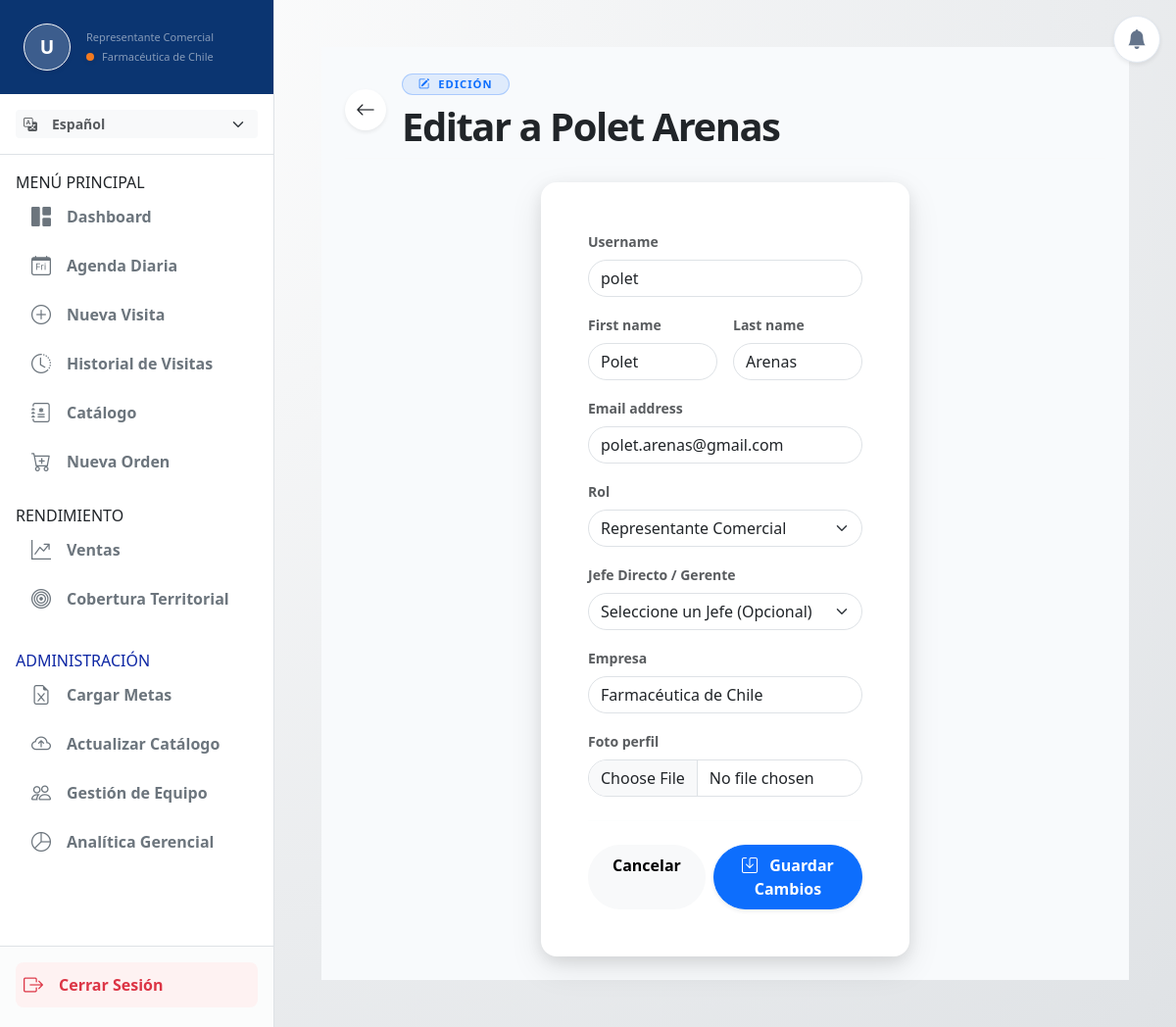
Page /usuarios/editar/5/ (signed in) on the committed database.
### apps/usuarios/models.py (models this page shows)
class UsuarioPersonalizado(AbstractUser):
    rol = models.CharField(max_length=50, default='Representante Comercial')
    empresa = models.CharField(max_length=100, default='Farmacéutica de Chile')
    foto_perfil = models.ImageField(upload_to='perfiles/', null=True, blank=True)
    jefe = models.ForeignKey(
        'self',
        on_delete=models.SET_NULL,
        null=True,
        blank=True,
        related_name='equipo',
        help_text="Selecciona al Gerente o Jefe directo de este vendedor."
    )
    def __str__(self):
        return f"{self.first_name} {self.last_name} - {self.rol}"
    @property
    def es_gerente(self):
        roles_jefatura = ['Administrador', 'Gerente', 'Jefe de Ventas']
        return any(palabra in self.rol for palabra in roles_jefatura) or self.is_staff or self.is_superuser

### apps/usuarios/views.py (the view)
# urls.py: path('editar/<int:usuario_id>/', views.editar_usuario, name='editar_usuario'),
@login_required(login_url='usuarios:login')
def editar_usuario(request, usuario_id):
    if not request.user.is_superuser and 'Administrador' not in request.user.rol:
        messages.error(request, "No tienes permisos para editar usuarios.")
        return redirect('usuarios:gestion_equipo')
    usuario = get_object_or_404(UsuarioPersonalizado, id=usuario_id)
    if request.method == 'POST':
        form = EditarUsuarioForm(request.POST, request.FILES, instance=usuario)
        if form.is_valid():
            form.save()
            messages.success(request, f"Los datos de {usuario.username} se actualizaron correctamente.")
            return redirect('usuarios:gestion_equipo')
    else:
        form = EditarUsuarioForm(instance=usuario)
    return render(request, 'usuarios/editar_usuario.html', {'form': form, 'usuario_edit': usuario})

### apps/usuarios/templates/usuarios/editar_usuario.html (shortened to what this page needs)
{% extends 'base.html' %}
{% load i18n %}
{% block content %}
<div class="container-fluid px-4 py-4" style="background-color: #f8fafc; min-height: 100vh;">
    <div class="d-flex align-items-center mb-4 pb-2 border-bottom border-light gap-3">
        <a href="{% url 'usuarios:gestion_equipo' %}" class="btn bg-white rounded-circle shadow-sm d-flex align-items-center justify-content-center border-0" style="width: 42px; height: 42px;">
            <i class="bi bi-arrow-left fs-5 text-dark"></i>
        </a>
        <div>
            <span class="badge bg-primary bg-opacity-10 text-primary border border-primary border-opacity-25 rounded-pill px-3 py-1 mb-2 fw-bold" style="letter-spacing: 1px; font-size: 0.7rem;">
                <i class="bi bi-pencil-square me-1"></i> {% translate "EDICIÓN" %}
            </span>
            <h2 class="fw-bolder text-dark mb-0 display-6" style="letter-spacing: -1.5px;">{% translate "Editar a" %} {{ usuario_edit.get_full_name|default:usuario_edit.username }}</h2>
        </div>
    </div>
    <div class="row justify-content-center">
        <div class="col-12 col-md-8 col-lg-6">
            <div class="card card-farma border-0 shadow-sm rounded-4 bg-white">
                <div class="card-body p-5">
                    <form method="POST" enctype="multipart/form-data">
                        <div class="row g-3">
                            {% for field in form %}
                                <div class="col-12 {% if field.name == 'first_name' or field.name == 'last_name' %}col-md-6{% endif %}">
                                    <label class="form-label small fw-bold text-muted">{{ field.label }}</label>
                                    {{ field }}
                                </div>
                            {% endfor %}
                        </div>
                        <hr class="my-4 text-light">
                        <div class="d-flex justify-content-end gap-2">
                            <a href="{% url 'usuarios:gestion_equipo' %}" class="btn btn-light rounded-pill px-4 py-2 fw-bold">
                                {% translate "Cancelar" %}
                            </a>
                            <button type="submit" class="btn btn-primary rounded-pill px-4 py-2 fw-bold shadow-sm">
                                <i class="bi bi-save me-2"></i> {% translate "Guardar Cambios" %}
                            </button>
                        </div>
                    </form>
                </div>
            </div>
        </div>
    </div>
</div>
{% endblock %}

### templates/base.html (shortened to what this page needs)
{% load static %}
{% load i18n %}
<!DOCTYPE html>
<html lang="{{ LANGUAGE_CODE }}">
<head>
    <link href="https://cdn.jsdelivr.net/npm/bootstrap@5.3.2/dist/css/bootstrap.min.css" rel="stylesheet">
    <link rel="stylesheet" href="https://cdn.jsdelivr.net/npm/bootstrap-icons@1.11.1/font/bootstrap-icons.css">
    <link rel="stylesheet" href="{% static 'css/style.css' %}">
</head>
<body>
    <div class="d-none d-lg-block position-fixed p-3" style="top: 0; right: 0; z-index: 1040;">
        <div class="dropdown bg-white rounded-circle shadow-sm d-flex justify-content-center align-items-center transition-hover" style="width: 48px; height: 48px; border: 1px solid #e2e8f0;">
            <a href="#" class="text-secondary position-relative text-decoration-none d-flex align-items-center w-100 h-100 justify-content-center" id="dropdownDesktop" data-bs-toggle="dropdown" aria-expanded="false">
                <i class="bi bi-bell-fill fs-5" style="color: #64748b;"></i>
            </a>
        </div>
    </div>
    <div class="offcanvas-lg offcanvas-start bg-white border-end h-100" tabindex="-1" id="sidebarMenu" style="width: 280px;">
        <div class="d-flex flex-column h-100">
            <div class="bg-brand-blue text-white p-4 pt-lg-4 pt-5 mt-lg-0 mt-3">
                <div class="d-flex align-items-center gap-3">
                    <div class="rounded-circle d-flex justify-content-center align-items-center border border-light shadow-sm overflow-hidden" style="width: 48px; height: 48px; background: rgba(255,255,255,0.2); font-size: 1.2rem; font-weight: bold;">
                        {% if user.foto_perfil %}
                            <img src="{{ user.foto_perfil.url }}" alt="Avatar" class="w-100 h-100" style="object-fit: cover;">
                        {% else %}
                            {{ user.first_name|make_list|first|default:"U" }}{{ user.last_name|make_list|first|default:"" }}
                        {% endif %}
                    </div>
                    <div>
                        <small class="text-white-50 d-block" style="font-size: 11px;">{{ user.rol }}</small>
                        <div class="d-flex align-items-center gap-2 mt-1">
                            <div class="rounded-circle bg-brand-orange shadow-sm" style="width: 8px; height: 8px;"></div>
                            <small class="text-white-50 text-truncate" style="font-size: 11px; max-width: 140px;">{{ user.empresa }}</small>
                        </div>
                    </div>
                </div>
            </div>
            <div class="px-3 py-3 border-bottom">
                <form action="{% url 'set_language' %}" method="post" class="d-flex align-items-center gap-2">
                    <div class="input-group input-group-sm">
                        <span class="input-group-text bg-light border-0"><i class="bi bi-translate text-muted"></i></span>
                        <select name="language" onchange="this.form.submit()" class="form-select form-select-sm bg-light border-0 fw-bold text-muted" style="cursor: pointer;">
                            {% get_current_language as CURRENT_LANG %}
                            {% get_available_languages as LANGUAGES %}
                            {% for lang in LANGUAGES %}
                                <option value="{{ lang.0 }}" {% if lang.0 == CURRENT_LANG %}selected{% endif %}>
                                    {{ lang.1 }}
                                </option>
                            {% endfor %}
                        </select>
                    </div>
                </form>
            </div>
            <div class="flex-grow-1 overflow-auto p-3">
                <nav class="nav flex-column">
                     <div class="sidebar-section-title text-uppercase">{% translate "Menú Principal" %}</div>
                    <a href="{% url 'visitas:dashboard' %}" class="nav-link d-flex align-items-center gap-3 p-2 px-3 {% if request.resolver_match.url_name == 'dashboard' %}active{% endif %}">
                        <i class="bi bi-grid-1x2-fill fs-5"></i>
                        <span>{% translate "Dashboard" %}</span>
                    </a>
                    <a href="{% url 'visitas:mi_agenda' %}" class="nav-link d-flex align-items-center gap-3 p-2 px-3 {% if request.resolver_match.url_name == 'mi_agenda' %}active{% endif %}">
                        <i class="bi bi-calendar-day fs-5"></i>
                        <span>{% translate "Agenda Diaria" %}</span>
                    </a>
                    <a href="{% url 'visitas:nueva_visita' %}" class="nav-link d-flex align-items-center gap-3 p-2 px-3 {% if request.resolver_match.url_name == 'nueva_visita' %}active{% endif %}">
                        <i class="bi bi-plus-circle fs-5"></i>
                        <span>{% translate "Nueva Visita" %}</span>
                    </a>
                    <a href="{% url 'visitas:historial' %}" class="nav-link d-flex align-items-center gap-3 p-2 px-3 {% if request.resolver_match.url_name == 'historial' %}active{% endif %}">
                        <i class="bi bi-clock-history fs-5"></i>
                        <span>{% translate "Historial de Visitas" %}</span>
                    </a>
                    <a href="{% url 'productos:catalogo' %}" class="nav-link d-flex align-items-center gap-3 p-2 px-3 {% if request.resolver_match.url_name == 'catalogo' %}active{% endif %}">
                        <i class="bi bi-journal-medical fs-5"></i>
                        <span>{% translate "Catálogo" %}</span>
                    </a>
                    <a href="{% url 'ventas:nueva_orden' %}" class="nav-link d-flex align-items-center gap-3 p-2 px-3 {% if request.resolver_match.url_name == 'nueva_orden' %}active{% endif %}">
                        <i class="bi bi-cart-plus fs-5"></i>
                        <span>{% translate "Nueva Orden" %}</span>
                    </a>
                    <div class="sidebar-section-title text-uppercase mt-3">{% translate "Rendimiento" %}</div>
                    <a href="{% url 'ventas:metas' %}" class="nav-link d-flex align-items-center gap-3 p-2 px-3 {% if request.resolver_match.url_name == 'metas' %}active{% endif %}">
                        <i class="bi bi-graph-up-arrow fs-5"></i>
                        <span>{% translate "Ventas" %}</span>
                    </a>
                    <a href="{% url 'visitas:cobertura' %}" class="nav-link d-flex align-items-center gap-3 p-2 px-3 {% if request.resolver_match.url_name == 'cobertura' %}active{% endif %}">
                        <i class="bi bi-bullseye fs-5"></i>
                        <span>{% translate "Cobertura Territorial" %}</span>
                    </a>
                    {% if user.es_gerente %}
                        <div class="sidebar-section-title text-uppercase mt-4" style="color: #0e27a4;">{% translate "Administración" %}</div>
                        <a href="{% url 'ventas:cargar_metas' %}" class="nav-link nav-link-admin d-flex align-items-center gap-3 p-2 px-3 {% if request.resolver_match.url_name == 'cargar_metas' %}active{% endif %}">
                            <i class="bi bi-file-earmark-excel fs-5"></i>
                            <span>{% translate "Cargar Metas" %}</span>
                        </a>
                        <a href="{% url 'productos:cargar_catalogo' %}" class="nav-link nav-link-admin d-flex align-items-center gap-3 p-2 px-3 {% if request.resolver_match.url_name == 'cargar_catalogo' %}active{% endif %}">
                            <i class="bi bi-cloud-arrow-up fs-5"></i>
                            <span>{% translate "Actualizar Catálogo" %}</span>
                        </a>
                        {% if 'Administrador' in user.rol or user.is_superuser %}
                        <a href="{% url 'usuarios:gestion_equipo' %}" class="nav-link nav-link-admin d-flex align-items-center gap-3 p-2 px-3 {% if request.resolver_match.url_name == 'gestion_equipo' %}active{% endif %}">
                            <i class="bi bi-people fs-5"></i>
                            <span>{% translate "Gestión de Equipo" %}</span>
                        </a>
                        {% endif %}
                         <a href="{% url 'ventas:analitica' %}" class="nav-link nav-link-admin d-flex align-items-center gap-3 p-2 px-3 {% if request.resolver_match.url_name == 'analitica' %}active{% endif %}">
                            <i class="bi bi-pie-chart fs-5"></i>
                            <span>{% translate "Analítica Gerencial" %}</span>
                        </a>
                    {% endif %}
                </nav>
            </div>
            <div class="p-3 border-top bg-light bg-opacity-50">
                <a href="{% url 'usuarios:logout' %}" class="nav-link text-danger d-flex align-items-center gap-3 p-2 fw-bold rounded-3 transition-hover" style="background-color: #fef2f2;">
                    <i class="bi bi-box-arrow-right fs-5"></i>
                    <span>{% translate "Cerrar Sesión" %}</span>
                </a>
            </div>
        </div>
    </div>
    <main class="pt-5 pt-lg-0">
        <div class="container-fluid p-3 p-md-4 p-lg-5 mt-4 mt-lg-0">
            {% block content %}
            {% endblock %}
        </div>
    </main>
</body>
</html>

### static/css/style.css (style rules this page uses)
:root { --brand-blue: #0b3571; --brand-orange: #F37A20; --brand-light: #EBF4FA; --bg-main: #F8F9FA; }
*, *::before, *::after { box-sizing: border-box; }
html, body { width: 100%; max-width: 100vw; overflow-x: hidden; margin: 0; padding: 0; -webkit-text-size-adjust: 100%; }
html { font-size: 16px; }
body { background-color: #adc7e1; background: radial-gradient(at top left, #ffffff 0%, #7885923c 100%); min-height: 100vh; background-attachment: fixed; font-family: system-ui, -apple-system, "Segoe UI", Roboto, sans-serif; }
.bg-brand-blue { background-color: var(--brand-blue) !important; }
.bg-brand-orange { background-color: var(--brand-orange) !important; }
.nav-link { color: #6c757d; font-weight: 600; border-radius: 0.75rem; margin-bottom: 0.25rem; }
.card-farma { background-color: #ffffff; border: none !important; border-radius: 1rem !important; box-shadow: 0 12px 35px rgba(0, 0, 0, 0.09), 0 5px 15px rgba(0, 0, 0, 0.09) !important; transition: transform 0.2s ease, box-shadow 0.2s ease; }
.transition-hover { transition: all 0.2s ease; }
#sidebarMenu { transition: transform 0.3s ease-in-out; }
main { width: 100%; min-height: 100vh; transition: margin-left 0.3s ease-in-out; }
@media (min-width: 992px) { #sidebarMenu { width: 280px; position: fixed; top: 0; bottom: 0; z-index: 1030; overflow-y: auto; } }
@media (min-width: 992px) { main { margin-left: 280px; width: calc(100% - 280px); } }

### rows in the picture
UsuarioPersonalizado: first_name|make_list "U", rol "Representante Comercial", empresa "Farmacéutica de Chile"
UsuarioPersonalizado: get_full_name "Polet Arenas", form "polet" "Polet" "Arenas" "polet.arenas@gmail.com" "Representante Comercial" "Seleccione un Jefe (Opcional)" "Farmacéutica de Chile"

### other values in the picture
{{ field.label }} "Username" "First name" "Last name" "Email address" "Rol" "Jefe Directo / Gerente" "Empresa" "Foto perfil"
form field language "Español"
